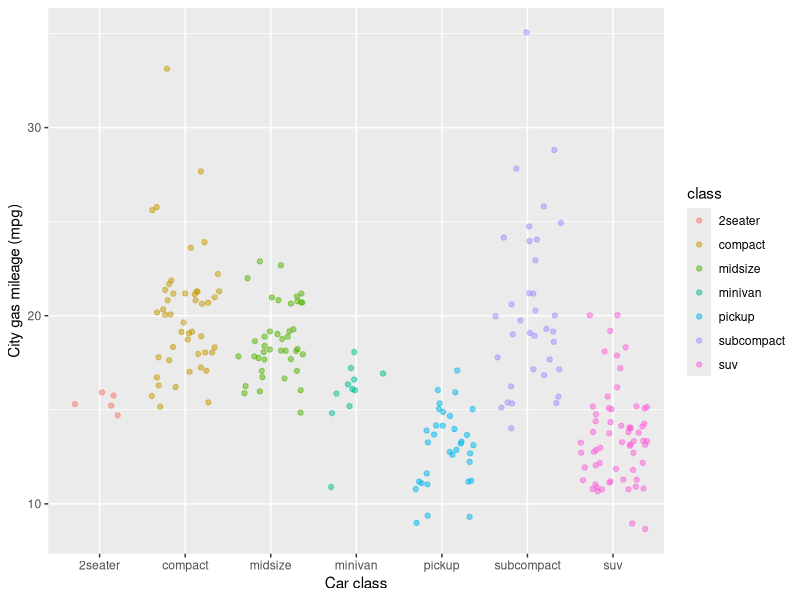

This chart was generated by the following R code:
## ---- chunk 1
knitr::opts_chunk$set(echo = TRUE)
library(tidyverse)
## ---- chunk 2
ggplot(data = mpg, aes(x= class, y=cty ))+
  geom_jitter(aes(color = class), alpha = 0.5) +
  labs(x = "Car class", y = "City gas mileage (mpg)")
